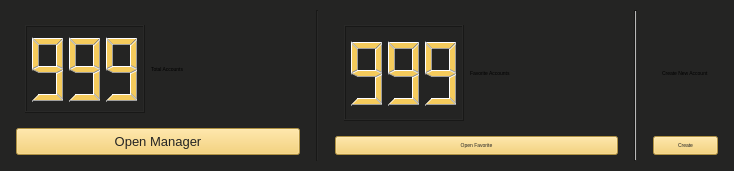
<?xml version="1.0" encoding="UTF-8"?>
<ui version="4.0">
 <class>password_manager_container</class>
 <widget class="QWidget" name="password_manager_container">
  <property name="geometry">
   <rect>
    <x>0</x>
    <y>0</y>
    <width>734</width>
    <height>171</height>
   </rect>
  </property>
  <property name="font">
   <font>
    <pointsize>4</pointsize>
   </font>
  </property>
  <property name="windowTitle">
   <string>Form</string>
  </property>
  <property name="styleSheet">
   <string notr="true">background-color: rgb(36, 36, 35);</string>
  </property>
  <layout class="QHBoxLayout" name="horizontalLayout">
   <property name="spacing">
    <number>10</number>
   </property>
   <property name="leftMargin">
    <number>10</number>
   </property>
   <property name="topMargin">
    <number>10</number>
   </property>
   <property name="rightMargin">
    <number>10</number>
   </property>
   <property name="bottomMargin">
    <number>10</number>
   </property>
   <item>
    <widget class="QWidget" name="total_accounts_container" native="true">
     <property name="sizePolicy">
      <sizepolicy hsizetype="Preferred" vsizetype="Expanding">
       <horstretch>0</horstretch>
       <verstretch>0</verstretch>
      </sizepolicy>
     </property>
     <layout class="QVBoxLayout" name="verticalLayout">
      <property name="leftMargin">
       <number>6</number>
      </property>
      <property name="topMargin">
       <number>6</number>
      </property>
      <property name="rightMargin">
       <number>6</number>
      </property>
      <property name="bottomMargin">
       <number>6</number>
      </property>
      <item>
       <widget class="QWidget" name="total_sub_container" native="true">
        <property name="sizePolicy">
         <sizepolicy hsizetype="Preferred" vsizetype="Minimum">
          <horstretch>0</horstretch>
          <verstretch>0</verstretch>
         </sizepolicy>
        </property>
        <layout class="QHBoxLayout" name="horizontalLayout_2">
         <item>
          <widget class="QLCDNumber" name="total_accounts">
           <property name="sizePolicy">
            <sizepolicy hsizetype="Expanding" vsizetype="Expanding">
             <horstretch>0</horstretch>
             <verstretch>0</verstretch>
            </sizepolicy>
           </property>
           <property name="minimumSize">
            <size>
             <width>70</width>
             <height>45</height>
            </size>
           </property>
           <property name="maximumSize">
            <size>
             <width>120</width>
             <height>120</height>
            </size>
           </property>
           <property name="font">
            <font>
             <pointsize>20</pointsize>
             <weight>50</weight>
             <bold>false</bold>
            </font>
           </property>
           <property name="styleSheet">
            <string notr="true">color: rgb(245, 203, 92);</string>
           </property>
           <property name="digitCount">
            <number>3</number>
           </property>
           <property name="segmentStyle">
            <enum>QLCDNumber::Filled</enum>
           </property>
           <property name="intValue" stdset="0">
            <number>999</number>
           </property>
          </widget>
         </item>
         <item>
          <widget class="QLabel" name="total_account_name">
           <property name="sizePolicy">
            <sizepolicy hsizetype="Preferred" vsizetype="Preferred">
             <horstretch>0</horstretch>
             <verstretch>0</verstretch>
            </sizepolicy>
           </property>
           <property name="text">
            <string>Total Accounts</string>
           </property>
          </widget>
         </item>
        </layout>
       </widget>
      </item>
      <item>
       <widget class="QPushButton" name="open_manager">
        <property name="font">
         <font>
          <pointsize>10</pointsize>
          <weight>50</weight>
          <bold>false</bold>
         </font>
        </property>
        <property name="styleSheet">
         <string notr="true">border: &quot;none&quot;;
color: rgb(36, 36, 35);
background-color: rgb(245, 203, 92);
padding: 5;</string>
        </property>
        <property name="text">
         <string>Open Manager</string>
        </property>
       </widget>
      </item>
     </layout>
    </widget>
   </item>
   <item>
    <widget class="Line" name="line_1">
     <property name="orientation">
      <enum>Qt::Vertical</enum>
     </property>
    </widget>
   </item>
   <item>
    <widget class="QWidget" name="favorite_accounts_container" native="true">
     <property name="sizePolicy">
      <sizepolicy hsizetype="Preferred" vsizetype="Expanding">
       <horstretch>0</horstretch>
       <verstretch>0</verstretch>
      </sizepolicy>
     </property>
     <layout class="QVBoxLayout" name="verticalLayout_2">
      <property name="leftMargin">
       <number>6</number>
      </property>
      <property name="topMargin">
       <number>6</number>
      </property>
      <property name="rightMargin">
       <number>6</number>
      </property>
      <property name="bottomMargin">
       <number>6</number>
      </property>
      <item>
       <widget class="QWidget" name="favorite_sub_container" native="true">
        <layout class="QHBoxLayout" name="horizontalLayout_3">
         <item>
          <widget class="QLCDNumber" name="favorite_accounts">
           <property name="sizePolicy">
            <sizepolicy hsizetype="Expanding" vsizetype="Expanding">
             <horstretch>0</horstretch>
             <verstretch>0</verstretch>
            </sizepolicy>
           </property>
           <property name="minimumSize">
            <size>
             <width>70</width>
             <height>45</height>
            </size>
           </property>
           <property name="maximumSize">
            <size>
             <width>120</width>
             <height>120</height>
            </size>
           </property>
           <property name="font">
            <font>
             <pointsize>20</pointsize>
            </font>
           </property>
           <property name="styleSheet">
            <string notr="true">color: rgb(245, 203, 92);</string>
           </property>
           <property name="digitCount">
            <number>3</number>
           </property>
           <property name="intValue" stdset="0">
            <number>999</number>
           </property>
          </widget>
         </item>
         <item>
          <widget class="QLabel" name="favorite_account_name">
           <property name="text">
            <string>Favorite Accounts</string>
           </property>
          </widget>
         </item>
        </layout>
       </widget>
      </item>
      <item>
       <widget class="QPushButton" name="open_favorite">
        <property name="styleSheet">
         <string notr="true">border: &quot;none&quot;;
color: rgb(36, 36, 35);
background-color: rgb(245, 203, 92);
padding: 5;</string>
        </property>
        <property name="text">
         <string>Open Favorite</string>
        </property>
       </widget>
      </item>
     </layout>
    </widget>
   </item>
   <item>
    <widget class="Line" name="line_2">
     <property name="lineWidth">
      <number>1</number>
     </property>
     <property name="midLineWidth">
      <number>1</number>
     </property>
     <property name="orientation">
      <enum>Qt::Vertical</enum>
     </property>
    </widget>
   </item>
   <item>
    <widget class="QWidget" name="create_account_container" native="true">
     <property name="sizePolicy">
      <sizepolicy hsizetype="Preferred" vsizetype="Expanding">
       <horstretch>0</horstretch>
       <verstretch>0</verstretch>
      </sizepolicy>
     </property>
     <layout class="QVBoxLayout" name="verticalLayout_3">
      <property name="leftMargin">
       <number>6</number>
      </property>
      <property name="topMargin">
       <number>6</number>
      </property>
      <property name="rightMargin">
       <number>6</number>
      </property>
      <property name="bottomMargin">
       <number>6</number>
      </property>
      <item>
       <widget class="QWidget" name="create_sub_container" native="true">
        <layout class="QHBoxLayout" name="horizontalLayout_4">
         <item>
          <widget class="QLabel" name="create_new_account_name">
           <property name="text">
            <string>Create New Account</string>
           </property>
          </widget>
         </item>
        </layout>
       </widget>
      </item>
      <item>
       <widget class="QPushButton" name="create_button">
        <property name="styleSheet">
         <string notr="true">border: &quot;none&quot;;
color: rgb(36, 36, 35);
background-color: rgb(245, 203, 92);
padding: 5;</string>
        </property>
        <property name="text">
         <string>Create</string>
        </property>
       </widget>
      </item>
     </layout>
    </widget>
   </item>
  </layout>
 </widget>
 <resources/>
 <connections/>
</ui>
